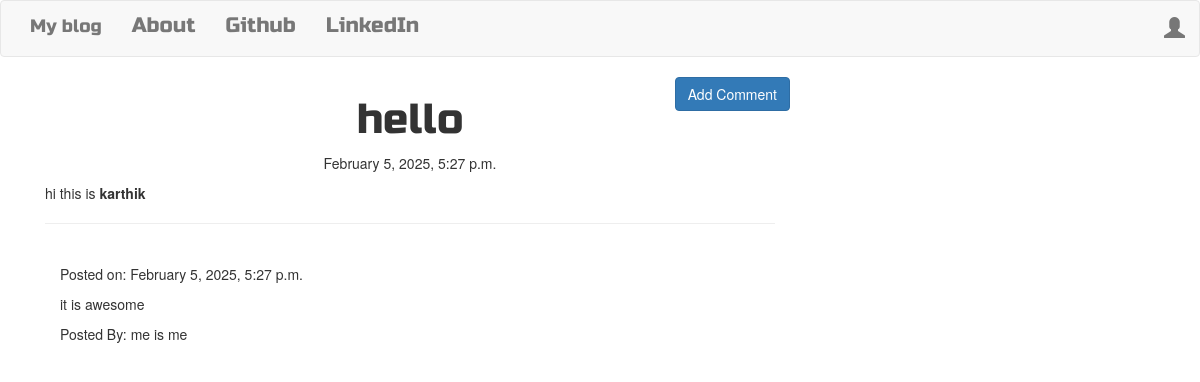
Page /post/6/ on the committed database.
### blog/models.py (models this page shows, shortened)
class Post(models.Model):
    author = models.ForeignKey('auth.User', on_delete=models.CASCADE)
    title = models.CharField(max_length=200)
    text = models.TextField()
    create_date = models.DateTimeField(default=timezone.now)
    published_date = models.DateTimeField(blank=True, null=True)

class Comment(models.Model):
    post = models.ForeignKey('blog.Post', related_name='comments', on_delete=models.CASCADE)  # ForeignKey to Post model
    author = models.CharField(max_length=200)  # The author of the comment
    text = models.TextField()  # The content of the comment
    create_date = models.DateTimeField(default=timezone.now)  # The time when the comment was created
    approved_comment = models.BooleanField(default=False)  # Whether the comment has been approved

### blog/views.py (the view)
# urls.py: path('post/<int:pk>/', views.PostDetailView.as_view(), name='post_detail'),
class PostDetailView(DetailView):
    model = Post

### blog/templates/blog/post_detail.html (shortened to what this page needs)
{% extends "blog/base.html" %}
{% block content %}
<h1 class="posttitle loader">{{ post.title }}</h1>
{% if post.published_date %}
<div class="date postdate">
    {{ post.published_date|date:"F j, Y, g:i a" }}
</div>
{% else %}
<a class="btn btn-default" href="{% url 'post_publish' pk=post.pk %}">Publish</a>
{% endif %}
<p class="postcontent">{{ post.text|safe|linebreaksbr }}</p>
<hr>
<a class="btn btn-primary btn-comment" href="{% url 'add_comment_to_post' pk=post.pk %}">Add Comment</a>
<div class="container">
    {% for comment in post.comments.all %}
    <br>
    {% if user.is_authenticated or comment.approved_comment %}
        <div class="comment">
            <p>Posted on: {{ comment.create_date|date:"F j, Y, g:i a" }}</p>
            <p>{{ comment.text|safe|linebreaks }}</p>
            <p>Posted By: {{ comment.author }}</p>
        </div>
    {% endif %}
    {% empty %}
        <p>No Comments</p>
    {% endfor %}
</div>
{% endblock %}

### blog/static/css/blog.css (style rules this page uses)
.postdate { text-align: center; }
.posttitle { font-family: 'Russo One', sans-serif; font-size: 3em; text-align: center; }
.postcontent { font-family: 'Montserrat', sans-serif; font-size: 1.5em; }
.btn-comment { position: absolute; right: 0; top: 0; }
.loader { filter: hue-rotate(0deg); color: linear-gradient(45deg, #0f8, #08f); animation: hue 10000ms infinite linear; }

### rows in the picture
Post: title "hello", published_date "February 5, 2025, 5:27 p.m.", text "hi this is karthik"
Comment: create_date "February 5, 2025, 5:27 p.m.", text "it is awesome", author "me is me"
